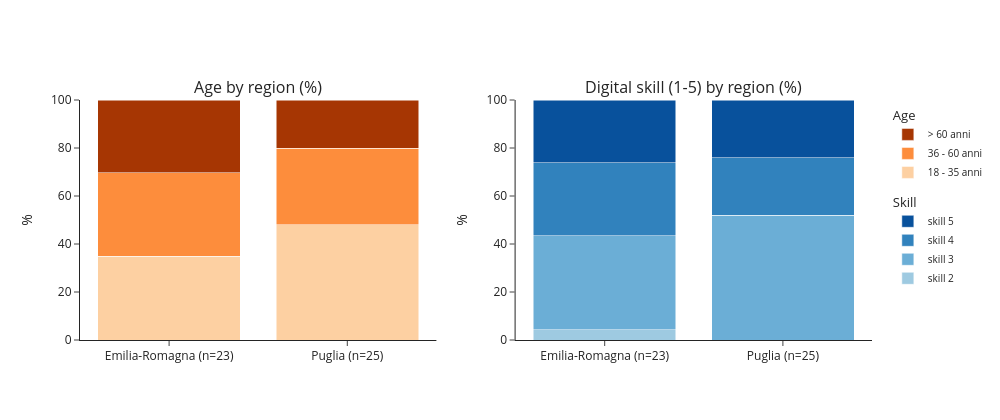

The code cell stored with this chart in its notebook:
### Code cell
age_pct   = pd.crosstab(df["region"], df["age"], normalize="index").mul(100).round(1)
skill_pct = pd.crosstab(df["region"], df["digital_skill"], normalize="index").mul(100).round(1)
n_by_region = df["region"].value_counts()

AGE_ORDER = ["18 - 35 anni", "36 - 60 anni", "> 60 anni"]
AGE_COLORS = dict(zip(AGE_ORDER, ["#fdd0a2", "#fd8d3c", "#a63603"]))      # light -> dark orange

SKILL_ORDER = [1, 2, 3, 4, 5]
SKILL_COLORS = dict(zip(SKILL_ORDER, ["#c6dbef", "#9ecae1", "#6baed6", "#3182bd", "#08519c"]))  # light -> dark blue

# Region labels with n, e.g. "Puglia (n=25)"
labels = {r: f"{r} (n={n_by_region[r]})" for r in age_pct.index}

fig = make_subplots(rows=1, cols=2, subplot_titles=("Age by region (%)",
                                                    "Digital skill (1-5) by region (%)"))

for col in age_pct.columns:
    fig.add_trace(go.Bar(name=str(col), x=[labels[r] for r in age_pct.index], y=age_pct[col],
                         legendgroup="age", legendgrouptitle_text="Age",
                         marker_color=AGE_COLORS[col],
                         hovertemplate="%{x}<br>" + str(col) + ": %{y:.1f}%<extra></extra>"),
                  row=1, col=1)

for col in skill_pct.columns:
    fig.add_trace(go.Bar(name=f"skill {col}", x=[labels[r] for r in skill_pct.index], y=skill_pct[col],
                         legendgroup="skill", legendgrouptitle_text="Skill",
                         marker_color=SKILL_COLORS[col],
                         hovertemplate="%{x}<br>skill " + str(col) + ": %{y:.1f}%<extra></extra>"),
                  row=1, col=2)

fig.update_layout(barmode="stack", height=420, width=1000, template="simple_white",
                  legend=dict(font=dict(size=10)))
fig.update_yaxes(title_text="%", range=[0, 100])
fig.show()

### Figure 1 — Plotly figure (JSON) as saved in the notebook; plotly's stock layout.template omitted (floating-point values rounded to 4 significant figures)
{"data": [{"hovertemplate": "%{x}<br>18 - 35 anni: %{y:.1f}%<extra></extra>", "legendgroup": "age", "legendgrouptitle": {"text": "Age"}, "marker": {"color": "#fdd0a2"}, "name": "18 - 35 anni", "type": "bar", "x": ["Emilia-Romagna (n=23)", "Puglia (n=25)"], "xaxis": "x", "y": [34.8, 48.0], "yaxis": "y"}, {"hovertemplate": "%{x}<br>36 - 60 anni: %{y:.1f}%<extra></extra>", "legendgroup": "age", "legendgrouptitle": {"text": "Age"}, "marker": {"color": "#fd8d3c"}, "name": "36 - 60 anni", "type": "bar", "x": ["Emilia-Romagna (n=23)", "Puglia (n=25)"], "xaxis": "x", "y": [34.8, 32.0], "yaxis": "y"}, {"hovertemplate": "%{x}<br>> 60 anni: %{y:.1f}%<extra></extra>", "legendgroup": "age", "legendgrouptitle": {"text": "Age"}, "marker": {"color": "#a63603"}, "name": "> 60 anni", "type": "bar", "x": ["Emilia-Romagna (n=23)", "Puglia (n=25)"], "xaxis": "x", "y": [30.4, 20.0], "yaxis": "y"}, {"hovertemplate": "%{x}<br>skill 2: %{y:.1f}%<extra></extra>", "legendgroup": "skill", "legendgrouptitle": {"text": "Skill"}, "marker": {"color": "#9ecae1"}, "name": "skill 2", "type": "bar", "x": ["Emilia-Romagna (n=23)", "Puglia (n=25)"], "xaxis": "x2", "y": [4.3, 0.0], "yaxis": "y2"}, {"hovertemplate": "%{x}<br>skill 3: %{y:.1f}%<extra></extra>", "legendgroup": "skill", "legendgrouptitle": {"text": "Skill"}, "marker": {"color": "#6baed6"}, "name": "skill 3", "type": "bar", "x": ["Emilia-Romagna (n=23)", "Puglia (n=25)"], "xaxis": "x2", "y": [39.1, 52.0], "yaxis": "y2"}, {"hovertemplate": "%{x}<br>skill 4: %{y:.1f}%<extra></extra>", "legendgroup": "skill", "legendgrouptitle": {"text": "Skill"}, "marker": {"color": "#3182bd"}, "name": "skill 4", "type": "bar", "x": ["Emilia-Romagna (n=23)", "Puglia (n=25)"], "xaxis": "x2", "y": [30.4, 24.0], "yaxis": "y2"}, {"hovertemplate": "%{x}<br>skill 5: %{y:.1f}%<extra></extra>", "legendgroup": "skill", "legendgrouptitle": {"text": "Skill"}, "marker": {"color": "#08519c"}, "name": "skill 5", "type": "bar", "x": ["Emilia-Romagna (n=23)", "Puglia (n=25)"], "xaxis": "x2", "y": [26.1, 24.0], "yaxis": "y2"}], "layout": {"annotations": [{"font": {"size": 16}, "showarrow": false, "text": "Age by region (%)", "x": 0.225, "xanchor": "center", "xref": "paper", "y": 1, "yanchor": "bottom", "yref": "paper"}, {"font": {"size": 16}, "showarrow": false, "text": "Digital skill (1-5) by region (%)", "x": 0.775, "xanchor": "center", "xref": "paper", "y": 1, "yanchor": "bottom", "yref": "paper"}], "barmode": "stack", "height": 420, "legend": {"font": {"size": 10}}, "width": 1000, "xaxis": {"anchor": "y", "domain": [0, 0.45]}, "xaxis2": {"anchor": "y2", "domain": [0.55, 1]}, "yaxis": {"anchor": "x", "domain": [0, 1], "range": [0, 100], "title": {"text": "%"}}, "yaxis2": {"anchor": "x2", "domain": [0, 1], "range": [0, 100], "title": {"text": "%"}}}}
